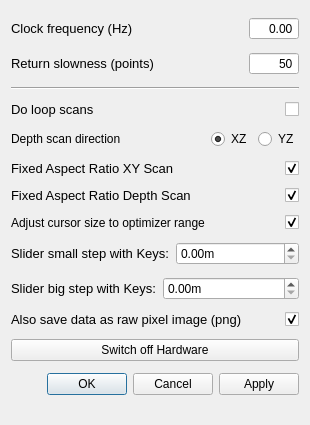
<?xml version="1.0" encoding="UTF-8"?>
<ui version="4.0">
 <class>SettingsDialog</class>
 <widget class="QDialog" name="SettingsDialog">
  <property name="geometry">
   <rect>
    <x>0</x>
    <y>0</y>
    <width>310</width>
    <height>425</height>
   </rect>
  </property>
  <property name="windowTitle">
   <string>qudi: Confocal - Settings</string>
  </property>
  <layout class="QVBoxLayout" name="verticalLayout">
   <item>
    <layout class="QHBoxLayout" name="horizontalLayout">
     <item>
      <widget class="QLabel" name="label">
       <property name="font">
        <font>
         <pointsize>10</pointsize>
        </font>
       </property>
       <property name="toolTip">
        <string>&lt;html&gt;&lt;head/&gt;&lt;body&gt;&lt;p&gt;That is the inverse time how long the scanner stays at the desired position during the scan and counts.&lt;/p&gt;&lt;/body&gt;&lt;/html&gt;</string>
       </property>
       <property name="text">
        <string>Clock frequency (Hz)</string>
       </property>
      </widget>
     </item>
     <item>
      <widget class="QDoubleSpinBox" name="clock_frequency_InputWidget">
       <property name="sizePolicy">
        <sizepolicy hsizetype="Expanding" vsizetype="Fixed">
         <horstretch>0</horstretch>
         <verstretch>0</verstretch>
        </sizepolicy>
       </property>
       <property name="maximumSize">
        <size>
         <width>50</width>
         <height>16777215</height>
        </size>
       </property>
       <property name="mouseTracking">
        <bool>true</bool>
       </property>
       <property name="acceptDrops">
        <bool>true</bool>
       </property>
       <property name="toolTip">
        <string>&lt;html&gt;&lt;head/&gt;&lt;body&gt;&lt;p&gt;That is the inverse time how long the scanner stays at the desired position during the scan and counts.&lt;/p&gt;&lt;/body&gt;&lt;/html&gt;</string>
       </property>
       <property name="wrapping">
        <bool>false</bool>
       </property>
       <property name="alignment">
        <set>Qt::AlignRight|Qt::AlignTrailing|Qt::AlignVCenter</set>
       </property>
       <property name="buttonSymbols">
        <enum>QAbstractSpinBox::NoButtons</enum>
       </property>
       <property name="accelerated">
        <bool>true</bool>
       </property>
       <property name="minimum">
        <double>0.000000000000000</double>
       </property>
       <property name="maximum">
        <double>1000.000000000000000</double>
       </property>
      </widget>
     </item>
    </layout>
   </item>
   <item>
    <layout class="QHBoxLayout" name="horizontalLayout_2">
     <item>
      <widget class="QLabel" name="label_2">
       <property name="font">
        <font>
         <pointsize>10</pointsize>
        </font>
       </property>
       <property name="toolTip">
        <string>&lt;html&gt;&lt;head/&gt;&lt;body&gt;&lt;p&gt;That is basically the 'scan' resolution when the scanner moves backwards to prepare to scan again a line.&lt;/p&gt;&lt;p&gt;How many points are scanned in one line is depending on the resolution. Since the scanner is permanently counting during the scan, only the clock frequency determined the speed, how fast a line is scanned by a given resolution. If the scanner has to move back, it uses the same scan line method but just in the reverse. How many points are approached in the backwards movement depends on the 'return slowness'. If you scan with 100 point resolution and set return slowness to 25, than the return movement will be 4 times faster.&lt;/p&gt;&lt;p&gt;BE CAREFULL NOT TO USE A SMALL NUMBER, SINCE THE SCANNER MIGHT CRASH AGAINST THE BOARDER BECAUSE IT IS MOVING BACK TOO FAST!&lt;/p&gt;&lt;/body&gt;&lt;/html&gt;</string>
       </property>
       <property name="text">
        <string>Return slowness (points)</string>
       </property>
      </widget>
     </item>
     <item>
      <widget class="QSpinBox" name="return_slowness_InputWidget">
       <property name="sizePolicy">
        <sizepolicy hsizetype="Expanding" vsizetype="Fixed">
         <horstretch>0</horstretch>
         <verstretch>0</verstretch>
        </sizepolicy>
       </property>
       <property name="maximumSize">
        <size>
         <width>50</width>
         <height>16777215</height>
        </size>
       </property>
       <property name="mouseTracking">
        <bool>true</bool>
       </property>
       <property name="acceptDrops">
        <bool>true</bool>
       </property>
       <property name="toolTip">
        <string>&lt;html&gt;&lt;head/&gt;&lt;body&gt;&lt;p&gt;That is basically the 'scan' resolution when the scanner moves backwards to prepare to scan again a line.&lt;/p&gt;&lt;/body&gt;&lt;/html&gt;</string>
       </property>
       <property name="alignment">
        <set>Qt::AlignRight|Qt::AlignTrailing|Qt::AlignVCenter</set>
       </property>
       <property name="buttonSymbols">
        <enum>QAbstractSpinBox::NoButtons</enum>
       </property>
       <property name="accelerated">
        <bool>true</bool>
       </property>
       <property name="maximum">
        <number>1000</number>
       </property>
       <property name="value">
        <number>50</number>
       </property>
      </widget>
     </item>
    </layout>
   </item>
   <item>
    <widget class="Line" name="line">
     <property name="orientation">
      <enum>Qt::Horizontal</enum>
     </property>
    </widget>
   </item>
   <item>
    <layout class="QHBoxLayout" name="horizontalLayout_3">
     <item>
      <widget class="QLabel" name="label_3">
       <property name="font">
        <font>
         <pointsize>10</pointsize>
        </font>
       </property>
       <property name="toolTip">
        <string>&lt;html&gt;&lt;head/&gt;&lt;body&gt;&lt;p&gt;The aspect ratio will be fixed to 1:1 if checked. If not the scan will be stretched to the available area in the XY scan. &lt;/p&gt;&lt;/body&gt;&lt;/html&gt;</string>
       </property>
       <property name="text">
        <string>Do loop scans</string>
       </property>
      </widget>
     </item>
     <item>
      <widget class="QCheckBox" name="loop_scan_CheckBox">
       <property name="enabled">
        <bool>true</bool>
       </property>
       <property name="sizePolicy">
        <sizepolicy hsizetype="Expanding" vsizetype="Fixed">
         <horstretch>0</horstretch>
         <verstretch>0</verstretch>
        </sizepolicy>
       </property>
       <property name="maximumSize">
        <size>
         <width>50</width>
         <height>16777215</height>
        </size>
       </property>
       <property name="toolTip">
        <string>Scan continuously (automatically restart at the end of a scan).  This is useful for photo-bleaching a sample.</string>
       </property>
       <property name="accessibleDescription">
        <string/>
       </property>
       <property name="layoutDirection">
        <enum>Qt::RightToLeft</enum>
       </property>
       <property name="autoFillBackground">
        <bool>false</bool>
       </property>
       <property name="text">
        <string notr="true"/>
       </property>
       <property name="checked">
        <bool>false</bool>
       </property>
      </widget>
     </item>
    </layout>
   </item>
   <item>
    <layout class="QHBoxLayout" name="horizontalLayout_9">
     <item>
      <widget class="QLabel" name="label_8">
       <property name="text">
        <string>Depth scan direction</string>
       </property>
      </widget>
     </item>
     <item>
      <spacer name="horizontalSpacer">
       <property name="orientation">
        <enum>Qt::Horizontal</enum>
       </property>
       <property name="sizeHint" stdset="0">
        <size>
         <width>40</width>
         <height>20</height>
        </size>
       </property>
      </spacer>
     </item>
     <item>
      <widget class="QRadioButton" name="depth_dir_x_radioButton">
       <property name="text">
        <string>XZ</string>
       </property>
       <property name="checked">
        <bool>true</bool>
       </property>
      </widget>
     </item>
     <item>
      <widget class="QRadioButton" name="depth_dir_y_radioButton">
       <property name="text">
        <string>YZ</string>
       </property>
       <property name="checked">
        <bool>false</bool>
       </property>
      </widget>
     </item>
    </layout>
   </item>
   <item>
    <layout class="QHBoxLayout" name="horizontalLayout_10">
     <item>
      <widget class="QLabel" name="label_7">
       <property name="font">
        <font>
         <pointsize>10</pointsize>
        </font>
       </property>
       <property name="toolTip">
        <string>&lt;html&gt;&lt;head/&gt;&lt;body&gt;&lt;p&gt;The aspect ratio will be fixed to 1:1 if checked. If not the scan will be stretched to the available area in the XY scan. &lt;/p&gt;&lt;/body&gt;&lt;/html&gt;</string>
       </property>
       <property name="text">
        <string>Fixed Aspect Ratio XY Scan</string>
       </property>
      </widget>
     </item>
     <item>
      <widget class="QCheckBox" name="fixed_aspect_xy_checkBox">
       <property name="enabled">
        <bool>true</bool>
       </property>
       <property name="sizePolicy">
        <sizepolicy hsizetype="Expanding" vsizetype="Fixed">
         <horstretch>0</horstretch>
         <verstretch>0</verstretch>
        </sizepolicy>
       </property>
       <property name="maximumSize">
        <size>
         <width>50</width>
         <height>16777215</height>
        </size>
       </property>
       <property name="toolTip">
        <string>&lt;html&gt;&lt;head/&gt;&lt;body&gt;&lt;p&gt;&lt;span style=&quot; font-size:10pt;&quot;&gt;The aspect ratio will be fixed to 1:1 if checked. If not the scan will be stretched to the available area in the XY scan. &lt;/span&gt;&lt;/p&gt;&lt;/body&gt;&lt;/html&gt;</string>
       </property>
       <property name="accessibleDescription">
        <string/>
       </property>
       <property name="layoutDirection">
        <enum>Qt::RightToLeft</enum>
       </property>
       <property name="autoFillBackground">
        <bool>false</bool>
       </property>
       <property name="text">
        <string notr="true"/>
       </property>
       <property name="checked">
        <bool>true</bool>
       </property>
      </widget>
     </item>
    </layout>
   </item>
   <item>
    <layout class="QHBoxLayout" name="horizontalLayout_4">
     <item>
      <widget class="QLabel" name="label_4">
       <property name="sizePolicy">
        <sizepolicy hsizetype="Expanding" vsizetype="Preferred">
         <horstretch>0</horstretch>
         <verstretch>0</verstretch>
        </sizepolicy>
       </property>
       <property name="font">
        <font>
         <pointsize>10</pointsize>
        </font>
       </property>
       <property name="toolTip">
        <string>&lt;html&gt;&lt;head/&gt;&lt;body&gt;&lt;p&gt;The aspect ratio will be fixed to 1:1 if checked. If not the scan will be stretched to the available area in the Z scan. &lt;/p&gt;&lt;/body&gt;&lt;/html&gt;</string>
       </property>
       <property name="text">
        <string>Fixed Aspect Ratio Depth Scan</string>
       </property>
      </widget>
     </item>
     <item>
      <widget class="QCheckBox" name="fixed_aspect_depth_checkBox">
       <property name="sizePolicy">
        <sizepolicy hsizetype="Expanding" vsizetype="Fixed">
         <horstretch>0</horstretch>
         <verstretch>0</verstretch>
        </sizepolicy>
       </property>
       <property name="maximumSize">
        <size>
         <width>50</width>
         <height>16777215</height>
        </size>
       </property>
       <property name="toolTip">
        <string>&lt;html&gt;&lt;head/&gt;&lt;body&gt;&lt;p&gt;&lt;span style=&quot; font-size:10pt;&quot;&gt;The aspect ratio will be fixed to 1:1 if checked. If not the scan will be stretched to the available area in the Z scan. &lt;/span&gt;&lt;/p&gt;&lt;/body&gt;&lt;/html&gt;</string>
       </property>
       <property name="layoutDirection">
        <enum>Qt::RightToLeft</enum>
       </property>
       <property name="text">
        <string/>
       </property>
       <property name="checked">
        <bool>true</bool>
       </property>
      </widget>
     </item>
    </layout>
   </item>
   <item>
    <layout class="QHBoxLayout" name="horizontalLayout_7">
     <item>
      <widget class="QLabel" name="adjust_label">
       <property name="text">
        <string>Adjust cursor size to optimizer range</string>
       </property>
      </widget>
     </item>
     <item>
      <widget class="QCheckBox" name="adjust_cursor_to_optimizer_checkBox">
       <property name="layoutDirection">
        <enum>Qt::RightToLeft</enum>
       </property>
       <property name="text">
        <string/>
       </property>
       <property name="checked">
        <bool>true</bool>
       </property>
      </widget>
     </item>
    </layout>
   </item>
   <item>
    <layout class="QHBoxLayout" name="horizontalLayout_5">
     <item>
      <widget class="QLabel" name="label_5">
       <property name="font">
        <font>
         <pointsize>10</pointsize>
        </font>
       </property>
       <property name="toolTip">
        <string>&lt;html&gt;&lt;head/&gt;&lt;body&gt;&lt;p&gt;Change the stepsize of a slider if you are using the keyboard to move the slider position. Here you can adjust the small steps for the crosshair move.&lt;br/&gt;The keyboard configuration is the following:&lt;br/&gt;ArrowLeft = Move -x&lt;br/&gt;ArrowRight = Move +x&lt;br/&gt;ArrowUp = Move +y&lt;br/&gt;ArrowDown = Move -y&lt;br/&gt;PageUp = Move +z&lt;br/&gt;PageDown = Move -z&lt;/p&gt;&lt;/body&gt;&lt;/html&gt;</string>
       </property>
       <property name="text">
        <string>Slider small step with Keys:</string>
       </property>
      </widget>
     </item>
     <item>
      <widget class="ScienDSpinBox" name="slider_small_step_DoubleSpinBox">
       <property name="toolTip">
        <string>&lt;html&gt;&lt;head/&gt;&lt;body&gt;&lt;p&gt;&lt;span style=&quot; font-size:10pt;&quot;&gt;Change the stepsize of a slider if you are using the keyboard to move the slider position. Here you can adjust the small steps for the crosshair move.&lt;/span&gt;&lt;/p&gt;&lt;/body&gt;&lt;/html&gt;</string>
       </property>
       <property name="suffix">
        <string>m</string>
       </property>
      </widget>
     </item>
    </layout>
   </item>
   <item>
    <layout class="QHBoxLayout" name="horizontalLayout_6">
     <item>
      <widget class="QLabel" name="label_6">
       <property name="font">
        <font>
         <pointsize>10</pointsize>
        </font>
       </property>
       <property name="toolTip">
        <string>&lt;html&gt;&lt;head/&gt;&lt;body&gt;&lt;p&gt;Change the stepsize of a slider if you are using the keyboard to move the slider position. Here you can adjust the big steps for the crosshair move.&lt;br/&gt;The keyboard configuration is the following:&lt;br/&gt;Ctrl + ArrowLeft = Move -x&lt;br/&gt;Ctrl + ArrowRight = Move +x&lt;br/&gt;Ctrl + ArrowUp = Move +y&lt;br/&gt;Ctrl + ArrowDown = Move -y&lt;br/&gt;Ctrl + PageUp = Move +z&lt;br/&gt;Ctrl + PageDown = Move -z&lt;/p&gt;&lt;/body&gt;&lt;/html&gt;</string>
       </property>
       <property name="text">
        <string>Slider big step with Keys:</string>
       </property>
      </widget>
     </item>
     <item>
      <widget class="ScienDSpinBox" name="slider_big_step_DoubleSpinBox">
       <property name="toolTip">
        <string>&lt;html&gt;&lt;head/&gt;&lt;body&gt;&lt;p&gt;&lt;span style=&quot; font-size:10pt;&quot;&gt;Change the stepsize of a slider if you are using the keyboard to move the slider position. Here you can adjust the big steps for the crosshair move.&lt;/span&gt;&lt;/p&gt;&lt;/body&gt;&lt;/html&gt;</string>
       </property>
       <property name="suffix">
        <string>m</string>
       </property>
      </widget>
     </item>
    </layout>
   </item>
   <item>
    <layout class="QHBoxLayout" name="horizontalLayout_8">
     <item>
      <widget class="QLabel" name="label_10">
       <property name="font">
        <font>
         <pointsize>10</pointsize>
        </font>
       </property>
       <property name="toolTip">
        <string>&lt;html&gt;&lt;head/&gt;&lt;body&gt;&lt;p&gt;If you use the image_save method in the menu bar of confocal, together with the svg file also a pure image file (without axis and everything, just the datapoints) are saved in a png image.&lt;/p&gt;&lt;/body&gt;&lt;/html&gt;</string>
       </property>
       <property name="text">
        <string>Also save data as raw pixel image (png)</string>
       </property>
      </widget>
     </item>
     <item>
      <widget class="QCheckBox" name="save_purePNG_checkBox">
       <property name="sizePolicy">
        <sizepolicy hsizetype="Expanding" vsizetype="Fixed">
         <horstretch>0</horstretch>
         <verstretch>0</verstretch>
        </sizepolicy>
       </property>
       <property name="maximumSize">
        <size>
         <width>50</width>
         <height>16777215</height>
        </size>
       </property>
       <property name="toolTip">
        <string>&lt;html&gt;&lt;head/&gt;&lt;body&gt;&lt;p&gt;&lt;span style=&quot; font-size:10pt;&quot;&gt;If you use the image_save method in the menu bar of confocal, together with the svg file also a pure image file (without axis and everything, just the datapoints) are saved in a png image.&lt;/span&gt;&lt;/p&gt;&lt;/body&gt;&lt;/html&gt;</string>
       </property>
       <property name="layoutDirection">
        <enum>Qt::RightToLeft</enum>
       </property>
       <property name="text">
        <string/>
       </property>
       <property name="checked">
        <bool>true</bool>
       </property>
      </widget>
     </item>
    </layout>
   </item>
   <item>
    <widget class="QPushButton" name="hardware_switch">
     <property name="toolTip">
      <string>&lt;html&gt;&lt;head/&gt;&lt;body&gt;&lt;p&gt;&lt;span style=&quot; font-size:10pt;&quot;&gt;This kills everything working on the nidaq. So I made this also more resilient to errors and made it come out of its locked state.&lt;/span&gt;&lt;/p&gt;&lt;p&gt;&lt;span style=&quot; font-size:10pt;&quot;&gt;Even if if throws numerous errors when trying, you can use everything normally after the hardware reset (just restart the counter twice).&lt;/span&gt;&lt;/p&gt;&lt;p&gt;&lt;span style=&quot; font-size:10pt;&quot;&gt;This also means that you should not touch qudi while running diqo since this will try to put the hardware focus back on qudi and will throw even more errors.&lt;/span&gt;&lt;/p&gt;&lt;/body&gt;&lt;/html&gt;</string>
     </property>
     <property name="text">
      <string>Switch off Hardware</string>
     </property>
    </widget>
   </item>
   <item>
    <widget class="QDialogButtonBox" name="buttonBox">
     <property name="orientation">
      <enum>Qt::Horizontal</enum>
     </property>
     <property name="standardButtons">
      <set>QDialogButtonBox::Apply|QDialogButtonBox::Cancel|QDialogButtonBox::Ok</set>
     </property>
    </widget>
   </item>
  </layout>
 </widget>
 <customwidgets>
  <customwidget>
   <class>ScienDSpinBox</class>
   <extends>QDoubleSpinBox</extends>
   <header>qtwidgets.scientific_spinbox.h</header>
  </customwidget>
 </customwidgets>
 <tabstops>
  <tabstop>clock_frequency_InputWidget</tabstop>
  <tabstop>return_slowness_InputWidget</tabstop>
  <tabstop>loop_scan_CheckBox</tabstop>
  <tabstop>fixed_aspect_depth_checkBox</tabstop>
  <tabstop>save_purePNG_checkBox</tabstop>
  <tabstop>hardware_switch</tabstop>
  <tabstop>buttonBox</tabstop>
 </tabstops>
 <resources/>
 <connections>
  <connection>
   <sender>buttonBox</sender>
   <signal>accepted()</signal>
   <receiver>SettingsDialog</receiver>
   <slot>accept()</slot>
   <hints>
    <hint type="sourcelabel">
     <x>248</x>
     <y>254</y>
    </hint>
    <hint type="destinationlabel">
     <x>157</x>
     <y>274</y>
    </hint>
   </hints>
  </connection>
  <connection>
   <sender>buttonBox</sender>
   <signal>rejected()</signal>
   <receiver>SettingsDialog</receiver>
   <slot>reject()</slot>
   <hints>
    <hint type="sourcelabel">
     <x>316</x>
     <y>260</y>
    </hint>
    <hint type="destinationlabel">
     <x>286</x>
     <y>274</y>
    </hint>
   </hints>
  </connection>
 </connections>
</ui>
